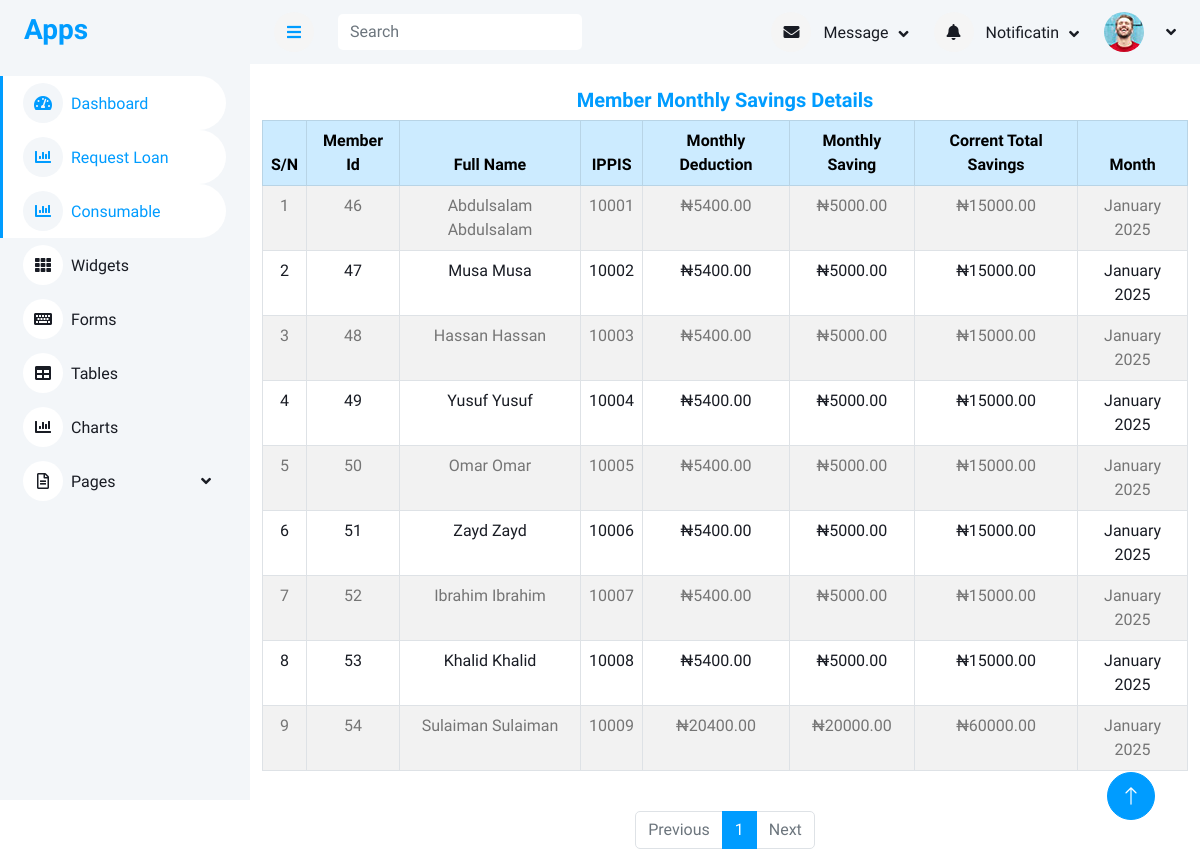
The page /get_upload_details/1/ on the database as committed earlier.
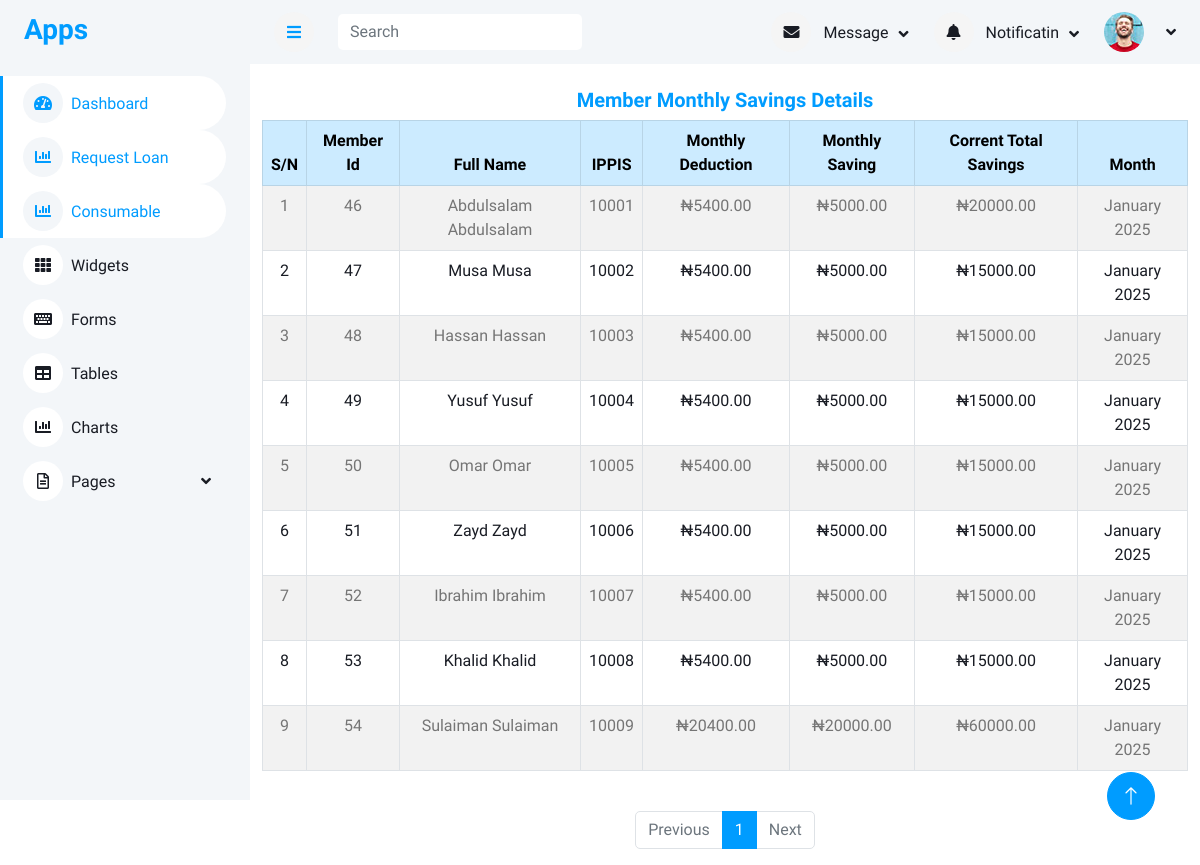
The same page on the database as committed later.
### main/models.py (models this page shows, shortened)
class Savings(models.Model):
    member = models.ForeignKey(Member, on_delete=models.CASCADE)
    month = models.DateField(db_index=True)
    month_saving = models.DecimalField(max_digits=10, decimal_places=2)
    original_amount = models.DecimalField(max_digits=10, decimal_places=2, null=True, blank=True)
    date_created = models.DateTimeField(auto_now_add=True)
    class Meta:
        unique_together = ("member", "month")  # Prevents duplicates for the same month

### accounts/models.py (models this page shows, shortened)
class Member(models.Model):
    member = models.OneToOneField(User, on_delete=models.SET_NULL, null=True, blank=True)
    ippis = models.IntegerField(unique=True)  # Required and unique
    total_savings = models.DecimalField(max_digits=12, decimal_places=2, blank=True, null=True)

class User(AbstractUser):
    first_name = models.CharField(max_length=100)
    last_name = models.CharField(max_length=100)
    other_name = models.CharField(max_length=100)
    date_of_birth = models.DateField(blank=True,null=True)
    username = models.CharField(max_length=100, unique=True)
    department = models.CharField(max_length=100)
    unit = models.CharField(max_length=100)
    gender = models.ForeignKey(Gender, on_delete=models.CASCADE, blank=True, null=True)
    group = models.ForeignKey(UserGroup, on_delete=models.CASCADE, blank=True, null=True)
    marital_status = models.ForeignKey(MaritalStatus,on_delete=models.SET_NULL, null=True, blank=True)
    religion = models.ForeignKey(Religion, on_delete=models.SET_NULL, null=True, blank=True,)
    passport = models.ImageField(upload_to='passport', blank=True, null=True)
    member_number = models.CharField(max_length=100)

### main/views.py (the view)
# urls.py: path('get_upload_details/<int:month>/', views.get_upload_details, name='get_upload_details'),
def get_upload_details(request, month):
    savings_list = Savings.objects.filter(month__month=month)
    paginator = Paginator(savings_list, 100)  # Show 10 items per page
    page_number = request.GET.get("page")
    page_obj = paginator.get_page(page_number)
    return render(request,"main/get_upload_savings_details.html",{"page_obj": page_obj})

### templates/main/get_upload_savings_details.html
{% extends 'base/base.html' %}
{% block content %}
<div class="container mt-4">
    <h5 class="text-center text-primary ">Member Monthly Savings Details</h5>
<div class="table-responsive">
    <table class="table table-bordered table-striped table-hover text-center">
        <thead class="table-primary">
            <tr>
                <th>S/N</th>
                <th>Member Id</th>
                <th>Full Name</th>
                <th>IPPIS</th>
                <th>Monthly Deduction</th>
                <th>Monthly Saving</th>
                <th>Corrent Total Savings</th>
                <th>Month</th>
            </tr>
        </thead>
        <tbody class="text-dark">
            {% for save in page_obj %}
            <tr>
                <td>{{ forloop.counter }}</td>
                <td>{{ save.member.id }}</td>
                <td>{{ save.member.member.first_name }} {{ save.member.member.last_name }}</td>
                <td>{{ save.member.ippis }}</td>
                <td>₦{{ save.original_amount }}</td>
                <td>₦{{ save.month_saving }}</td>
                <td>₦{{ save.member.total_savings }}</td>
                <td>{{ save.month|date:"F Y" }}</td>
            </tr>
            {% empty %}
            <tr>
                <td colspan="7" class="text-center text-muted">No savings found for this month.</td>
            </tr>
            {% endfor %}
        </tbody>
    </table>
</div>
    <div class="d-flex justify-content-center mt-4">
        <nav aria-label="Page navigation">
            <ul class="pagination">
                {% if page_obj.has_previous %}
                <li class="page-item">
                    <a class="page-link" href="?page={{ page_obj.previous_page_number }}">Previous</a>
                </li>
                {% else %}
                <li class="page-item disabled">
                    <span class="page-link">Previous</span>
                </li>
                {% endif %}
                {% for num in page_obj.paginator.page_range %}
                <li class="page-item {% if page_obj.number == num %}active{% endif %}">
                    <a class="page-link" href="?page={{ num }}">{{ num }}</a>
                </li>
                {% endfor %}
                {% if page_obj.has_next %}
                <li class="page-item">
                    <a class="page-link" href="?page={{ page_obj.next_page_number }}">Next</a>
                </li>
                {% else %}
                <li class="page-item disabled">
                    <span class="page-link">Next</span>
                </li>
                {% endif %}
            </ul>
        </nav>
    </div>
</div>
{% endblock content %}

Rows that differ between the two databases and show on the page:
changed through a linked row, Savings "Abdulsalam": member.total_savings "15000.00" → "20000.00"
